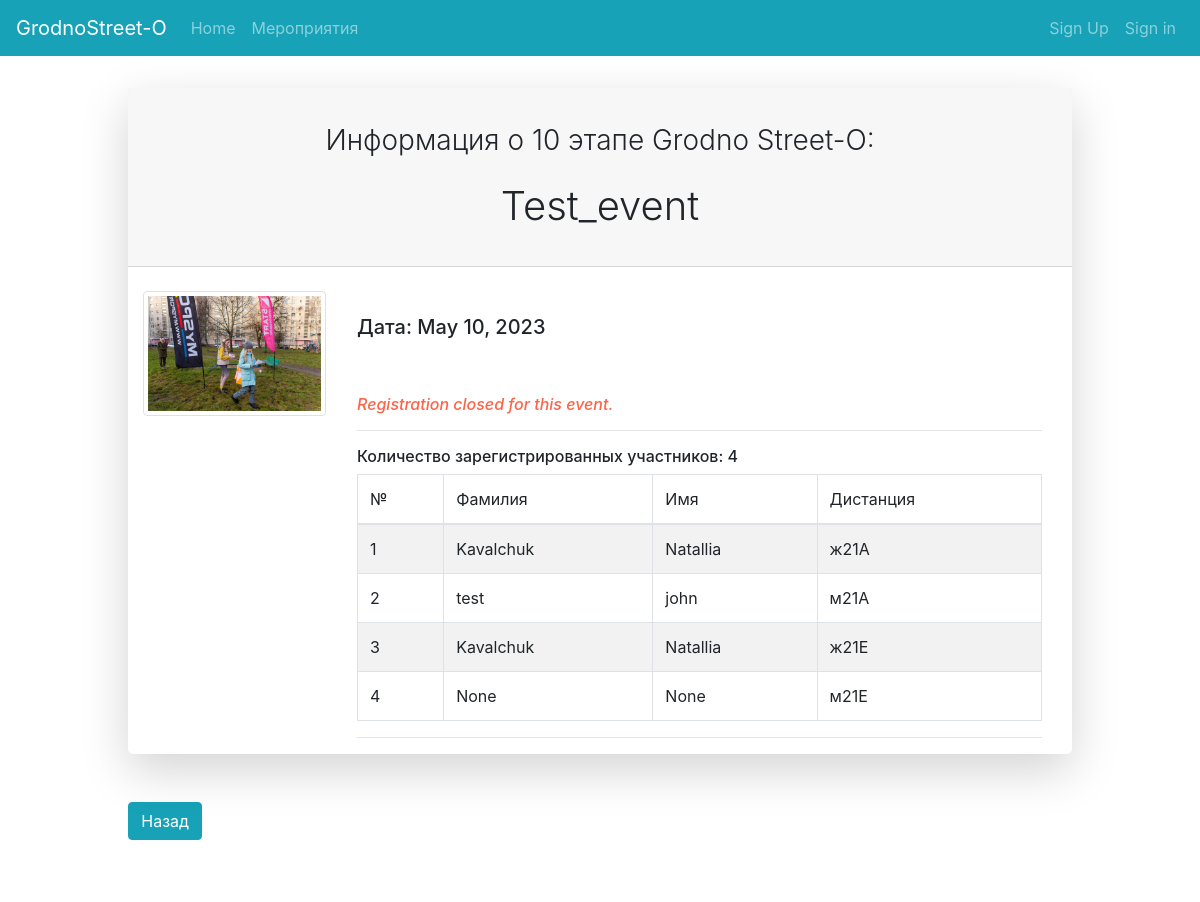
The page /events/details/10 on the database as committed earlier.
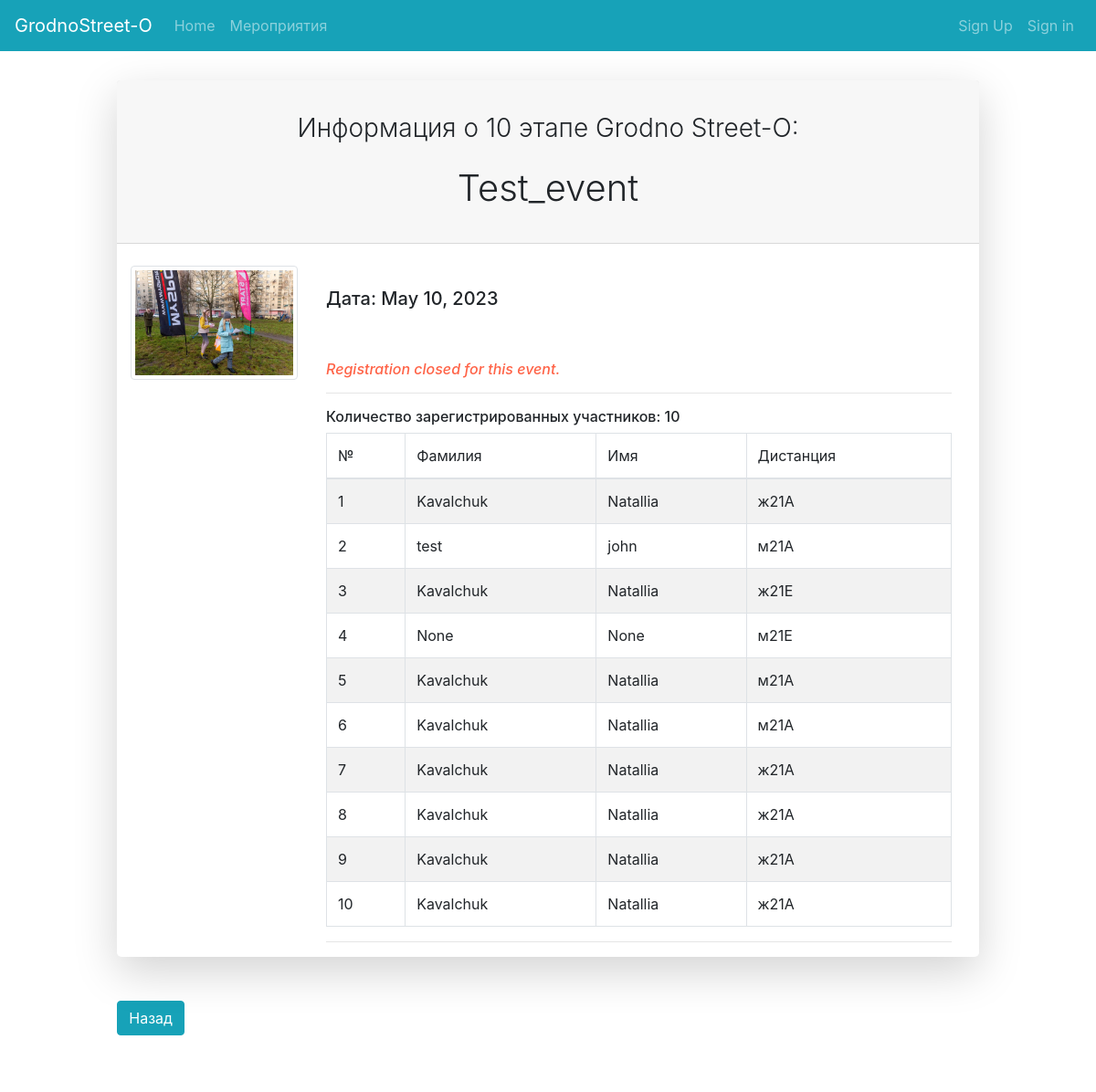
The same page on the database as committed later.
### events/models.py (models this page shows, shortened)
class Events(models.Model):
    title_event = models.CharField(max_length=255)
    date = models.DateField()
    poster = models.ImageField(upload_to="poster/%Y")
    tech_info = models.FileField(upload_to='tech_files/%Y', blank=True, null=True)
    result = models.URLField(max_length=200, db_index=True, blank=True)
    start_date = models.DateTimeField(null=True)
    registration_deadline = models.DateTimeField(null=True)
    time_create = models.DateTimeField(auto_now_add=True)
    time_update = models.DateTimeField(auto_now=True)
    is_published = models.BooleanField(default=True)
    class Meta:
        verbose_name = "Event"
        verbose_name_plural = "Events"
    @property
    def event_status(self):
        status = None
        present = datetime.now().timestamp()
        deadline = self.registration_deadline.timestamp()
        past_deadline = (present > deadline)
        if past_deadline:
            status = 'Finished'
        else:
            status = 'Ongoing'
        return status

class Registration(models.Model):
    DISTANCE_CHOICES = [
        ('м21А', 'М21А'),
        ('м21Е', 'М21Е'),
        ('ж21А', 'Ж21А'),
        ('ж21Е', 'Ж21Е'),
    ]
    user = models.ForeignKey(User, on_delete=models.SET_NULL, null=True, related_name='attendee')
    first_name = models.CharField(max_length=100, null=True, blank=True)
    last_name = models.CharField(max_length=100, null=True, blank=True)
    event = models.ForeignKey(Events, on_delete=models.SET_NULL, null=True, related_name='registrations')
    distance = models.CharField(max_length=4, choices=DISTANCE_CHOICES)
    data_reg = models.DateField(auto_now=False, auto_now_add=True, null=True, blank=True)

### events/views.py (the view)
# urls.py: path('events/details/<int:id>', events.views.details, name='details'),
def details(request, id):
    try:
        event = Events.objects.get(id=id)
        viewed_post = request.session.get('viewed_post', [])
        if id not in viewed_post:
            viewed_post.append(id)
        request.session['viewed_post'] = viewed_post
        return render(request, 'details.html', {'event': event})
    except:
        return HttpResponseNotFound()

### events/templates/details.html (shortened to what this page needs)
{% extends "master.html" %}
{% block content %}
<div class="form-content my-3 p-3">
    <div class="container-fluid">
        <div class="row justify-content-center">
            <div class="col-lg-10">
                <div class="card shadow-lg border-0 rounded-lg mt-0 mb-5">
                    <div class="card-header justify-content-center">
                        <h3 class="font-weight-light my-4 text-center">Информация о {{ event.id }} этапе Grodno
                            Street-O:</h3>
                        <h1 class="font-weight-light my-4 text-center"> {{event.title_event}}</h1>
                    </div>
                    <div class="col-md-12">
                        <br>
                        <div class="media">
                            <img class="mr-3 rounded img-thumbnail" src="{{event.poster.url}}" alt="" width="20%">
                            <div class="media-body">
                                <div class="col-md-12">
                                    <br>
                                    <h5 class="mt-0">Дата: {{ event.date }}</h5>
                                    <br>
                                    <br>
                                    {% if event.event_status == 'Ongoing' %}
                                    <div class="section" id="event-action-wrapper">
                                        {% if registered %}
                                        <p class="text--success">You have already registed for this event || </p>
                                        {% else %}
                                        {% if user.is_authenticated %}
                                        <a href="{{ event.id }}/registration"
                                           class="btn btn-info"><span>Регистрация</span></a>
                                        {% endif%}
                                        {% endif %}
                                        <br>
                                        <br>
                                    </div>
                                    {% else %}
                                    <h6 class="mt-0"><i style="color:Tomato;">Registration closed for this event.</i>
                                    </h6>
                                    {% endif %}
                                    <hr>
                                    <h6>Количество зарегистрированных участников: {{ event.registrations.count }}</h6>
                                    <table class="table table-striped table-bordered">
                                        <thead class="thead-light">
                                        <tr>
                                            <td>№</td>
                                            <td>Фамилия</td>
                                            <td>Имя</td>
                                            <td>Дистанция</td>
                                        </tr>
                                        </thead>
                                        <tbody>
                                        {% for participant in event.registrations.all %}
                                        <tr>
                                            <td> {{ forloop.counter }}</td>
                                            <td> {{ participant.last_name}}</td>
                                            <td> {{ participant.first_name }}</td>
                                            <td> {{ participant.distance }}</td>
                                        </tr>
                                        {% endfor %}
                                        </tbody>
                                    </table>
                                    <hr>
                                </div>
                            </div>
                        </div>
                    </div>
                </div>
                <div class="d-grid gap-2 d-md-block">
                    <button onclick="history.back()" class="btn btn-info">Назад</button>
                </div>
            </div>
        </div>
    </div>
</div>
{% endblock %}

### events/templates/master.html (shortened to what this page needs)
<!DOCTYPE html>
<html lang="en">
<head>
    <link rel="stylesheet" href="https://cdn.jsdelivr.net/npm/bootstrap@4.6.2/dist/css/bootstrap.min.css">
    <link rel="stylesheet" href="https://cdn.jsdelivr.net/npm/bootstrap@4.6.2/dist/css/bootstrap.min.css">
</head>
<body>
{% load static %}
{% include "navbar.html" %}
{% include 'header.html' %}
{% block content %}
{% endblock %}
{% include "footer.html" %}
</body>
</html>

### events/templates/navbar.html (shortened to what this page needs)
<nav class="navbar navbar-expand-sm bg-info navbar-dark">
    <a class="navbar-brand" href="#">GrodnoStreet-O</a>
    <div class="collapse navbar-collapse" id="navbarCollapse">
        <ul class="navbar-nav">
            <li class="nav-item">
                <a class="nav-link" href="{% url 'home_page' %}">Home</a>
            </li>
            <li class="nav-item">
                <a class="nav-link" href="{% url 'events' %}">Мероприятия</a>
            </li>
        </ul>
        <ul class="navbar-nav ml-auto">
            {% if user.is_authenticated %}
            <li class="nav-item">
                <a class="nav-link" href="{% url 'profile' %}" title = "Update my profile">{{user.username|title}}</a>
            </li>
            <li class="nav-item">
                <a class="nav-link" href="{% url 'logout' %}">Logout</a>
            </li>
            {% else %}
            <li class="nav-item">
                <a class="nav-link" href="{% url 'register'%}">Sign Up</a>
            </li>
            <li class="nav-item">
                <a class="nav-link" href="{% url 'login'%}">Sign in</a>
            </li>
            {% endif %}
        </ul>
    </div>
</nav>

### events/templates/header.html (shortened to what this page needs)
<!DOCTYPE html>
<html>
<head>
    <link rel="stylesheet" href="https://stackpath.bootstrapcdn.com/bootstrap/4.5.0/css/bootstrap.min.css"
>
</head>
<body>
</body>
</html>

### events/templates/footer.html (shortened to what this page needs)
<a href="#" class="bg-red-500 hover:bg-red-700 text-white text-center py-2 px-4 rounded-full">
</a>

Rows that differ between the two databases and show on the page:
computed for Events "Test_event": registrations.count "4" → "10"
added Registration: last_name "Kavalchuk", first_name "Natallia", distance "м21А"
added Registration: last_name "Kavalchuk", first_name "Natallia", distance "м21А"
added Registration: last_name "Kavalchuk", first_name "Natallia", distance "ж21А"
added Registration: last_name "Kavalchuk", first_name "Natallia", distance "ж21А"
added Registration: last_name "Kavalchuk", first_name "Natallia", distance "ж21А"
added Registration: last_name "Kavalchuk", first_name "Natallia", distance "ж21А"
